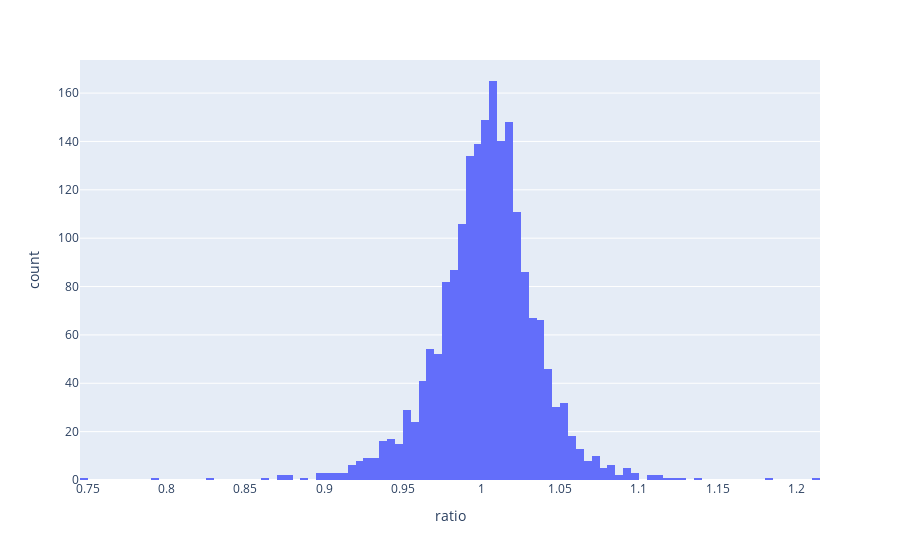

Notebook cell for this chart:
### Markdown cell above
# histogram

### Code cell
fig = px.histogram(
    df_ratio, 
    x="ratio",
    nbins = 100,
    )
fig.show()

### Figure 1 — Plotly figure (JSON) as saved in the notebook; plotly's stock layout.template omitted (floating-point values rounded to 4 significant figures; data arrays with more than 128 entries replaced by an {"elided": "..."} marker saying what was removed)
{"data": [{"alignmentgroup": "True", "bingroup": "x", "hovertemplate": "ratio=%{x}<br>count=%{y}<extra></extra>", "legendgroup": "", "marker": {"color": "#636efa", "pattern": {"shape": ""}}, "name": "", "nbinsx": 100, "offsetgroup": "", "orientation": "v", "showlegend": false, "type": "histogram", "x": {"elided": "1970 float values"}, "xaxis": "x", "yaxis": "y"}], "layout": {"barmode": "relative", "legend": {"tracegroupgap": 0}, "margin": {"t": 60}, "xaxis": {"anchor": "y", "domain": [0, 1], "title": {"text": "ratio"}}, "yaxis": {"anchor": "x", "domain": [0, 1], "title": {"text": "count"}}}}
